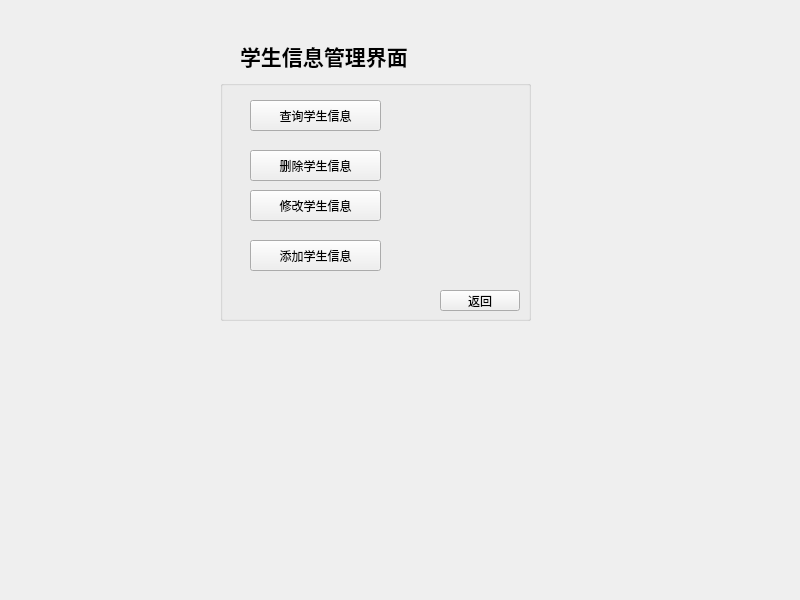
<?xml version="1.0" encoding="UTF-8"?>
<ui version="4.0">
 <class>StudentInfoAdmin</class>
 <widget class="QMainWindow" name="StudentInfoAdmin">
  <property name="geometry">
   <rect>
    <x>0</x>
    <y>0</y>
    <width>800</width>
    <height>600</height>
   </rect>
  </property>
  <property name="windowTitle">
   <string>MainWindow</string>
  </property>
  <widget class="QWidget" name="centralwidget">
   <widget class="QLabel" name="label">
    <property name="geometry">
     <rect>
      <x>240</x>
      <y>10</y>
      <width>241</width>
      <height>91</height>
     </rect>
    </property>
    <property name="font">
     <font>
      <pointsize>16</pointsize>
      <bold>true</bold>
     </font>
    </property>
    <property name="text">
     <string>学生信息管理界面</string>
    </property>
   </widget>
   <widget class="QGroupBox" name="groupBox">
    <property name="geometry">
     <rect>
      <x>220</x>
      <y>80</y>
      <width>311</width>
      <height>241</height>
     </rect>
    </property>
    <property name="title">
     <string/>
    </property>
    <widget class="QPushButton" name="QueryBtn">
     <property name="geometry">
      <rect>
       <x>30</x>
       <y>20</y>
       <width>131</width>
       <height>31</height>
      </rect>
     </property>
     <property name="text">
      <string>查询学生信息</string>
     </property>
    </widget>
    <widget class="QPushButton" name="DeleteBtn">
     <property name="geometry">
      <rect>
       <x>30</x>
       <y>70</y>
       <width>131</width>
       <height>31</height>
      </rect>
     </property>
     <property name="text">
      <string>删除学生信息</string>
     </property>
    </widget>
    <widget class="QPushButton" name="ModifyBtn">
     <property name="geometry">
      <rect>
       <x>30</x>
       <y>110</y>
       <width>131</width>
       <height>31</height>
      </rect>
     </property>
     <property name="text">
      <string>修改学生信息</string>
     </property>
    </widget>
    <widget class="QPushButton" name="AddBtn">
     <property name="geometry">
      <rect>
       <x>30</x>
       <y>160</y>
       <width>131</width>
       <height>31</height>
      </rect>
     </property>
     <property name="text">
      <string>添加学生信息</string>
     </property>
    </widget>
    <widget class="QPushButton" name="ReturnBtn">
     <property name="geometry">
      <rect>
       <x>220</x>
       <y>210</y>
       <width>80</width>
       <height>21</height>
      </rect>
     </property>
     <property name="text">
      <string>返回</string>
     </property>
    </widget>
   </widget>
  </widget>
 </widget>
 <resources/>
 <connections/>
</ui>
